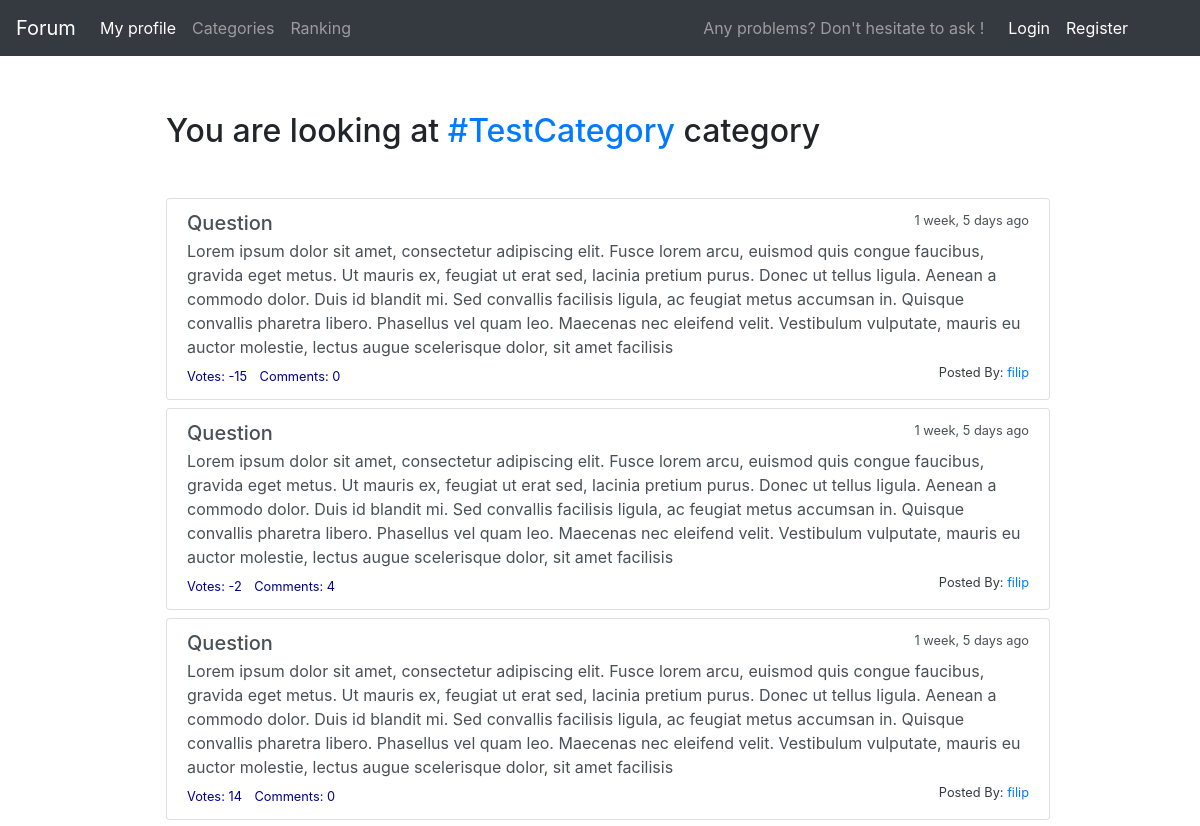
Before: /category/TestCategory/ (upper part) with the older database file.
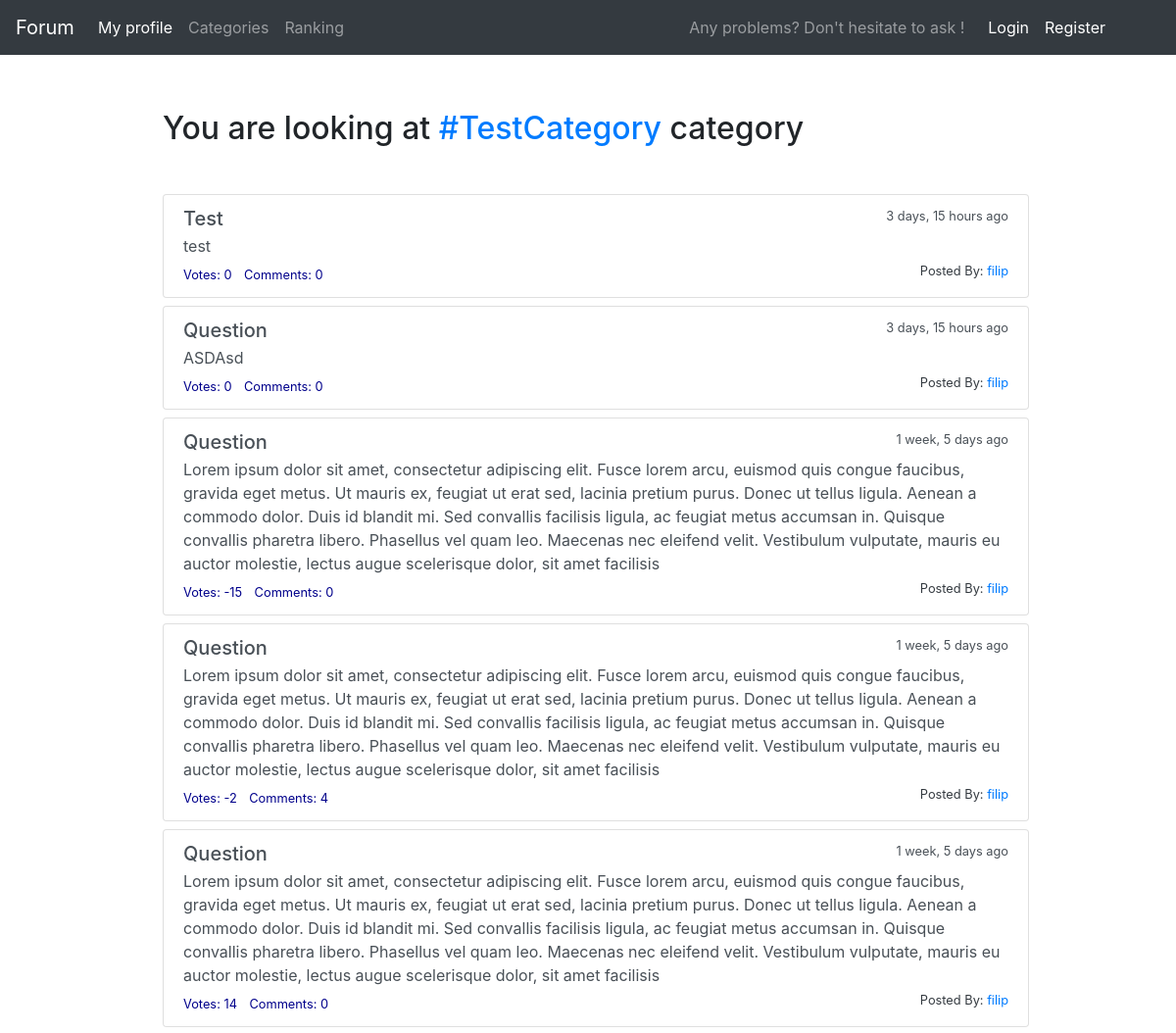
After: the same page with the newer database file.
### main/models.py (models this page shows, shortened)
class Question(models.Model):
    question_text = models.CharField(max_length=100)
    question_subtext = models.TextField(max_length=500)
    pub_date = models.DateTimeField('date published')
    user = models.ForeignKey(User, on_delete=models.CASCADE, default=User.objects.get(pk=1).pk)
    votes = models.IntegerField(default=0)
    def get_date(self):
        return humanize.naturaltime(self.pub_date)

### main/views.py (the view)
# urls.py: path('category/<str:category>/', views.CategoryIndexView.as_view(), name='category'),
class CategoryIndexView(generic.ListView):
    template_name = 'main/category_index.html'
    context_object_name = 'category_index'
    paginate_by = 8
    def get_queryset(self):
        cat = Category.objects.get(name=self.kwargs['category'])
        return (Question.objects.filter(
            category=cat
        ).order_by('-pub_date'), cat)

### main/models.py (called while the page is built)
    def __str__(self):
        return self.name

### main/templates/main/category_index.html (shortened to what this page needs)
{% extends 'main/base.html' %}
{% block content %}
<h2 class="ml-3 mb-5">You are looking at <a href="{% url 'main:category' category_index.1 %}">#{{ category_index.1 }}</a> category</h2>
{% if category_index.0 %}
    {% for question in category_index.0 %}
        <div id="question" class="list-group ml-3 mb-2">
            <span class="list-group-item-action flex-column align-items-start">
            <a class="list-group-item list-group-item-action" href="{% url 'main:detail' question.id %}">
            <div class="d-flex w-100 justify-content-between">
              <h5  class="mb-1">{{ question.question_text }}</h5>
              <small>{{ question.get_date }}</small>
            </div>
            <p class="mb-1">{{ question.question_subtext }}</p>
            <small class="votes">Votes:  {{ question.votes }}</small>
            <small class="p-1"></small>
            <small class="votes">Comments:  {{ question.comment_set.all.count }}</small>
            <object>
                <a href="/profile/{{ question.user.username }}">
                    <small class="text-dark float-right">Posted By: <span class="text-primary">{{ question.user.username }}</span></small>
                </a>
            </object>
            </a>
        </span>
        </div>
    {% endfor %}
{% else %}
    <p>Something went wrong</p>
{% endif %}
{% endblock %}

Changed rows visible on the page:
added Question: question_text "Test", get_date "3 days, 15 hours ago", question_subtext "test", votes "0", comment_set.all.count "0", user.username "filip"
added Question: question_text "Question", get_date "3 days, 15 hours ago", question_subtext "ASDAsd", votes "0", comment_set.all.count "0", user.username "filip"
